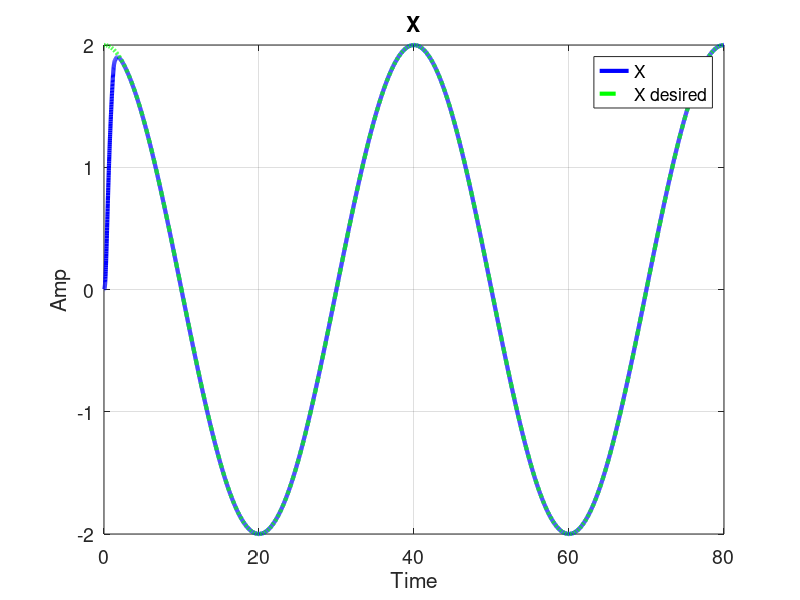
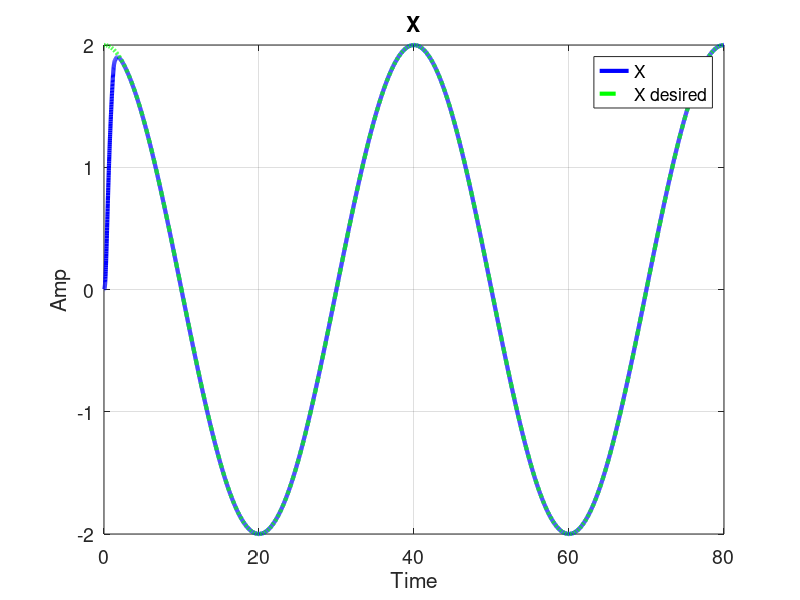
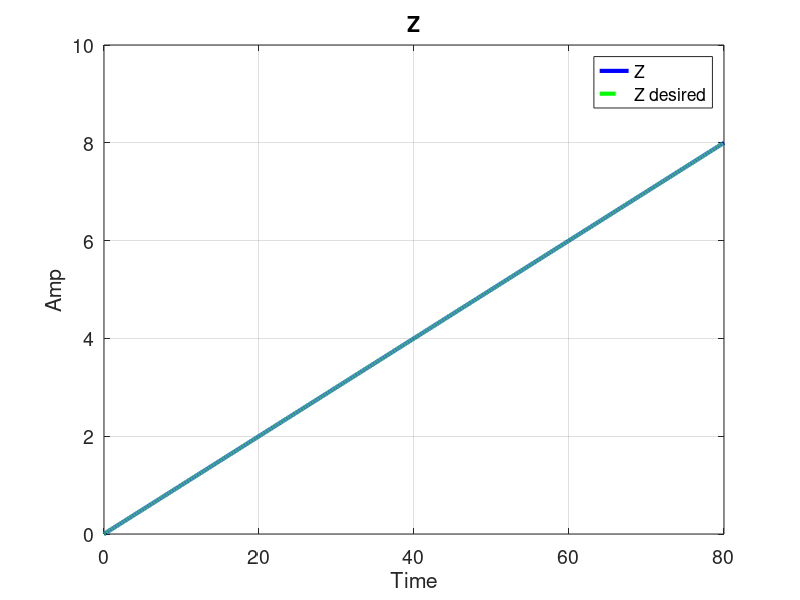

The MATLAB source for these figures, in order: (Note: this script raises an error after producing the figures.)
clc;
clear; close all

load SMC_Data_Varriable_Trajectory.mat
% load FLC_Data_Varriable_Trajectory.mat
% load BSC_Data_Varriable_Trajectory.mat
% load PID_Data_Varriable_Trajectory.mat
% load LQR_Data_Varriable_Trajectory.mat

X = Data;
t = X(:,end);

%% Plot Results
figure
% 3D Position
plot(t,X(:,9),'-b','LineWidth', 3);hold on
plot(t,X(:,17),'--g','LineWidth', 3)
grid on;title('X');legend('X','X desired')
xlabel('Time'), ylabel('Amp')
set(gca, 'FontSize', 14)

figure
plot(t,X(:,9),'-b','LineWidth', 3);hold on
plot(t,X(:,17),'--g','LineWidth', 3)
grid on;title('X');legend('X','X desired')
xlabel('Time'), ylabel('Amp')
set(gca, 'FontSize', 14)

figure
plot(t,X(:,7),'-b','LineWidth', 3);hold on
plot(t,X(:,16),'--g','LineWidth', 3)
grid on;title('Z');legend('Z','Z desired')
xlabel('Time'), ylabel('Amp')
set(gca, 'FontSize', 14)

figure
% Attitudes
MyPlot(t,rad2deg(X(:,1)),'-b');hold on
MyPlot(t,rad2deg(X(:,3)),'-r');hold on
MyPlot(t,rad2deg(X(:,5)),'-g')
grid on;title('Euler Angles');legend('\phi','\theta','\psi')
xlabel('Time'), ylabel('Amp')

% figure
% MyPlot(t,rad2deg(X(:,5)),'-g')
% grid on;title('Yaw Angle');legend('\psi')
% xlabel('Time'), ylabel('Amp')